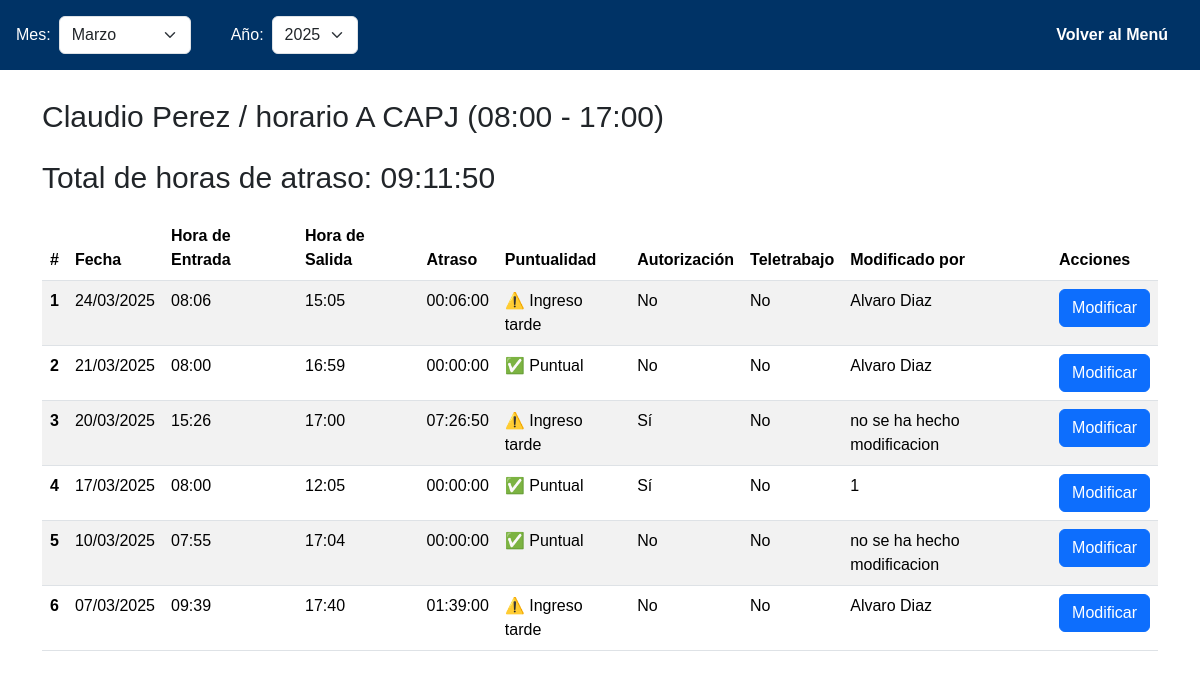
The app's page /templates/vista/adm_tribunal/ver_detalle.php?rut=2 (signed in) with its own data.
### tables this page shows
CREATE TABLE `usuario` (
  `RUT` int(11) NOT NULL,
  `DV` varchar(1) NOT NULL,
  `nombre_completo` varchar(80) NOT NULL,
  `correo` varchar(60) NOT NULL,
  `cargo` varchar(30) DEFAULT NULL,
  `estado` tinyint(1) NOT NULL COMMENT 'Campo booleano: 0=FALSE, 1=TRUE',
  `contraseña` varchar(80) NOT NULL,
  `creado_por` int(11) DEFAULT NULL,
  `id_tribunal` int(11) NOT NULL,
  `id_rol` int(11) NOT NULL,
  `id_horario` int(11) NOT NULL
);

CREATE TABLE `horarios` (
  `id_horario` int(11) NOT NULL,
  `nombre_horario` varchar(50) NOT NULL,
  `hora_inicio` time NOT NULL,
  `hora_termino` time NOT NULL,
  `hora_inicio_u` time DEFAULT NULL,
  `hora_termino_u` time DEFAULT NULL
);

CREATE TABLE `dias_usuario` (
  `id_dia` int(11) NOT NULL,
  `dia` datetime NOT NULL,
  `hora_inicio` time DEFAULT NULL,
  `hora_fin` time DEFAULT NULL,
  `tiempo_excedido` time DEFAULT NULL,
  `tiempo_salida` time DEFAULT NULL,
  `auth` tinyint(1) DEFAULT NULL,
  `mod_por` varchar(100) NOT NULL,
  `teletrabajo` tinyint(1) NOT NULL,
  `RUT` int(11) NOT NULL
);

### templates/controlador/detalle_datos.php (called while the page is built, shortened)
<?php
include_once __DIR__ . '/../modelo/conexion_bd.php';
$rut = $_GET['rut'];
$sql_anios = "SELECT YEAR(dia) as anio FROM dias_usuario WHERE RUT = ? GROUP BY YEAR(dia) ORDER BY anio DESC";
$stmt_anios = $conn->prepare($sql_anios);
$stmt_anios->bind_param("i", $rut);
$stmt_anios->execute();
$result_anios = $stmt_anios->get_result();
$anios = [];
while ($row = $result_anios->fetch_assoc()) {
  $anios[] = $row['anio'];
}
$mes_seleccionado  = isset($_GET['mes']) ? $_GET['mes'] : date('m');
$anio_seleccionado = isset($_GET['anio']) ? $_GET['anio'] : (count($anios) > 0 ? max($anios) : date('Y'));
$sql_usuario = "SELECT nombre_completo, usuario.*, horarios.nombre_horario, horarios.hora_inicio, horarios.hora_termino
                FROM usuario
                JOIN horarios ON usuario.id_horario = horarios.id_horario
                WHERE usuario.rut = ?";
$stmt = $conn->prepare($sql_usuario);
$stmt->bind_param("i", $rut);
$stmt->execute();
$usuario = $stmt->get_result()->fetch_assoc();
$sql_dias = "SELECT * FROM dias_usuario
             WHERE RUT = ?
             AND MONTH(dia) = ?
             AND YEAR(dia) = ?
             ORDER BY dia DESC";
$stmt = $conn->prepare($sql_dias);
$stmt->bind_param("iii", $rut, $mes_seleccionado, $anio_seleccionado);
$stmt->execute();
$dias = $stmt->get_result();
$sql_total_atraso = "SELECT SEC_TO_TIME(SUM(TIME_TO_SEC(tiempo_excedido))) AS total_atraso
                     FROM dias_usuario
                     WHERE RUT = ?
                     AND MONTH(dia) = ?
                     AND YEAR(dia) = ?";
$stmt_total_atraso = $conn->prepare($sql_total_atraso);
$stmt_total_atraso->bind_param("iii", $rut, $mes_seleccionado, $anio_seleccionado);
$stmt_total_atraso->execute();
$total_atraso_result = $stmt_total_atraso->get_result()->fetch_assoc();
$total_atraso = $total_atraso_result['total_atraso'] ?? '00:00:00';
?>

### templates/vista/adm_tribunal/ver_detalle.php (the view, shortened to what this page needs)
<?php
include '../../modelo/conexion_bd.php';
include '../../controlador/detalle_datos.php';
?>
<!DOCTYPE html>
<html lang="en">
<head>
  <link href="https://cdn.jsdelivr.net/npm/bootstrap@5.3.3/dist/css/bootstrap.min.css" rel="stylesheet">
  <link rel="stylesheet" href="../../modelo/estilos.css">
</head>
<body>
  <header class="d-flex justify-content-between align-items-center p-3">
    <form id="filtrosForm" method="get" class="d-flex align-items-center gap-3 me-auto">
      <div class="d-flex align-items-center">
        <label for="selectMes" class="form-label text-white mb-0">Mes:</label>
        <select id="selectMes" name="mes" class="form-select ms-2" onchange="this.form.submit()">
          <?php
          $meses = [
            '01' => 'Enero', '02' => 'Febrero', '03' => 'Marzo',
            '04' => 'Abril', '05' => 'Mayo', '06' => 'Junio',
            '07' => 'Julio', '08' => 'Agosto', '09' => 'Septiembre',
            '10' => 'Octubre', '11' => 'Noviembre', '12' => 'Diciembre'
          ];
          foreach ($meses as $numero => $nombre) {
            $selected = ($numero == $mes_seleccionado) ? 'selected' : '';
            echo "<option value='$numero' $selected>$nombre</option>";
          }
          ?>
        </select>
      </div>
      <div class="d-flex align-items-center">
        <label for="selectAnio" class="form-label text-white mb-0 ms-4">Año:</label>
        <select id="selectAnio" name="anio" class="form-select ms-2" onchange="this.form.submit()">
          <?php
          foreach ($anios as $anio) {
            $selected = ($anio == $anio_seleccionado) ? 'selected' : '';
            echo "<option value='$anio' $selected>$anio</option>";
          }
          ?>
        </select>
      </div>
    </form>
    <a href="ver_usuarios.php" class="ms-4 me-3 text-white">Volver al Menú</a>
  </header>
  <div class="container my-4">
    <p id="text_horario">
      <?= $usuario['nombre_completo'] ?> /
      <?= $usuario['nombre_horario'] ?>
      (<?= date('H:i', strtotime($usuario['hora_inicio'])) ?> -
       <?= date('H:i', strtotime($usuario['hora_termino'])) ?>)
    </p>
    <p id="text_horario">Total de horas de atraso: <?= $total_atraso ?></p>
    <table class="table table-striped">
      <thead>
        <tr>
          <th scope="col">#</th>
          <th scope="col">Fecha</th>
          <th scope="col">Hora de Entrada</th>
          <th scope="col">Hora de Salida</th>
          <th scope="col">Atraso</th>
          <th scope="col">Puntualidad</th>
          <th scope="col">Autorización</th>
          <th scope="col">Teletrabajo</th>
          <th scope="col">Modificado por</th>
          <th scope="col">Acciones</th>
        </tr>
      </thead>
      <tbody>
        <?php
        $contador = 1;
        if ($dias->num_rows > 0) {
          while ($dia = $dias->fetch_assoc()) {
            $fecha         = date('d/m/Y', strtotime($dia['dia']));
            $hora_entrada  = $dia['hora_inicio'] ? date('H:i', strtotime($dia['hora_inicio'])) : '';
            $hora_salida   = $dia['hora_fin']    ? date('H:i', strtotime($dia['hora_fin']))     : '';
            $autorizado    = $dia['auth'] == 1 ? 'Sí' : 'No';
            $teletrabajo   = $dia['teletrabajo'] == 1 ? 'Sí' : 'No';
            $fila_style    = $dia['auth'] == 1 ? 'style="background-color: rgba(144, 238, 144, 0.5) !important;"' : '';
            $modificado_por = !empty($dia['mod_por']) ? $dia['mod_por'] : 'no se ha hecho modificacion';
            ?>
            <tr <?= $fila_style ?>>
              <th scope="row"><?= $contador ?></th>
              <td><?= $fecha ?></td>
              <td class="hora-entrada"><?= $hora_entrada ?></td>
              <td class="hora-salida"><?= $hora_salida ?></td>
              <td><?= $dia['tiempo_excedido'] ?></td>
              <td><?= calcularPuntualidad($dia) ?></td>
              <td><?= $autorizado ?></td>
              <td><?= $teletrabajo ?></td>
              <td><?= $modificado_por ?></td>
              <td>
                <button class="btn btn-primary btn-modificar"
                        data-id="<?= $dia['id_dia'] ?>"
                        data-hora-entrada="<?= $hora_entrada ?>"
                        data-hora-salida="<?= $hora_salida ?>">
                  Modificar
                </button>
              </td>
            </tr>
            <?php
            $contador++;
          }
        } else {
          echo "<tr><td colspan='10' class='text-center'>No hay registros para este período</td></tr>";
        }
        ?>
      </tbody>
    </table>
  </div>
  <?php
  function calcularPuntualidad($dia) {
    $sin_registro = empty($dia['hora_inicio']) && empty($dia['hora_fin']) && $dia['tiempo_excedido'] == '00:00:00';
    $excedido = $dia['tiempo_excedido'] != '00:00:00';
    return ($excedido) ? '⚠️ Ingreso tarde' : '✅ Puntual';
  }
  ?>
</body>
</html>

### templates/modelo/estilos.css (style rules this page uses)
:root { --primario:#003366; }
body { margin: 0; font-family: Arial, sans-serif; }
header { background-color: var(--primario); color: white; padding: 10px 20px; }
header a { color: white; text-decoration: none; font-weight: bold; margin: 0 15px; }
a { font-size: 16px; }
header { background-color: #003366; color: white; padding: 10px 20px; font-size: 16px; display: flex; justify-content: space-between; align-items: center; }
p { font-size: 1rem; }
#text_horario { font-size: 30px; }
.table th, .table td { padding: 0.5rem; }

### records on screen
usuario: nombre_completo "Claudio Perez", id_horario.nombre_horario "horario A CAPJ", id_horario.hora_inicio "08:00", id_horario.hora_termino "17:00"
dias_usuario: dia "24/03/2025", hora_inicio "08:06", hora_fin "15:05", tiempo_excedido "00:06:00", tiempo_excedido "⚠️ Ingreso tarde", auth "No", teletrabajo "No", mod_por "Alvaro Diaz"
dias_usuario: dia "21/03/2025", hora_inicio "08:00", hora_fin "16:59", tiempo_excedido "00:00:00", tiempo_excedido "✅ Puntual", auth "No", teletrabajo "No", mod_por "Alvaro Diaz"
dias_usuario: dia "20/03/2025", hora_inicio "15:26", hora_fin "17:00", tiempo_excedido "07:26:50", tiempo_excedido "⚠️ Ingreso tarde", auth "Sí", teletrabajo "No", mod_por "no se ha hecho modificacion"
dias_usuario: dia "17/03/2025", hora_inicio "08:00", hora_fin "12:05", tiempo_excedido "00:00:00", tiempo_excedido "✅ Puntual", auth "Sí", teletrabajo "No", mod_por "1"
dias_usuario: dia "10/03/2025", hora_inicio "07:55", hora_fin "17:04", tiempo_excedido "00:00:00", tiempo_excedido "✅ Puntual", auth "No", teletrabajo "No", mod_por "no se ha hecho modificacion"
dias_usuario: dia "07/03/2025", hora_inicio "09:39", hora_fin "17:40", tiempo_excedido "01:39:00", tiempo_excedido "⚠️ Ingreso tarde", auth "No", teletrabajo "No", mod_por "Alvaro Diaz"

### other values on screen
$total_atraso "09:11:50"
form field mes "Marzo"
form field anio "2025"
